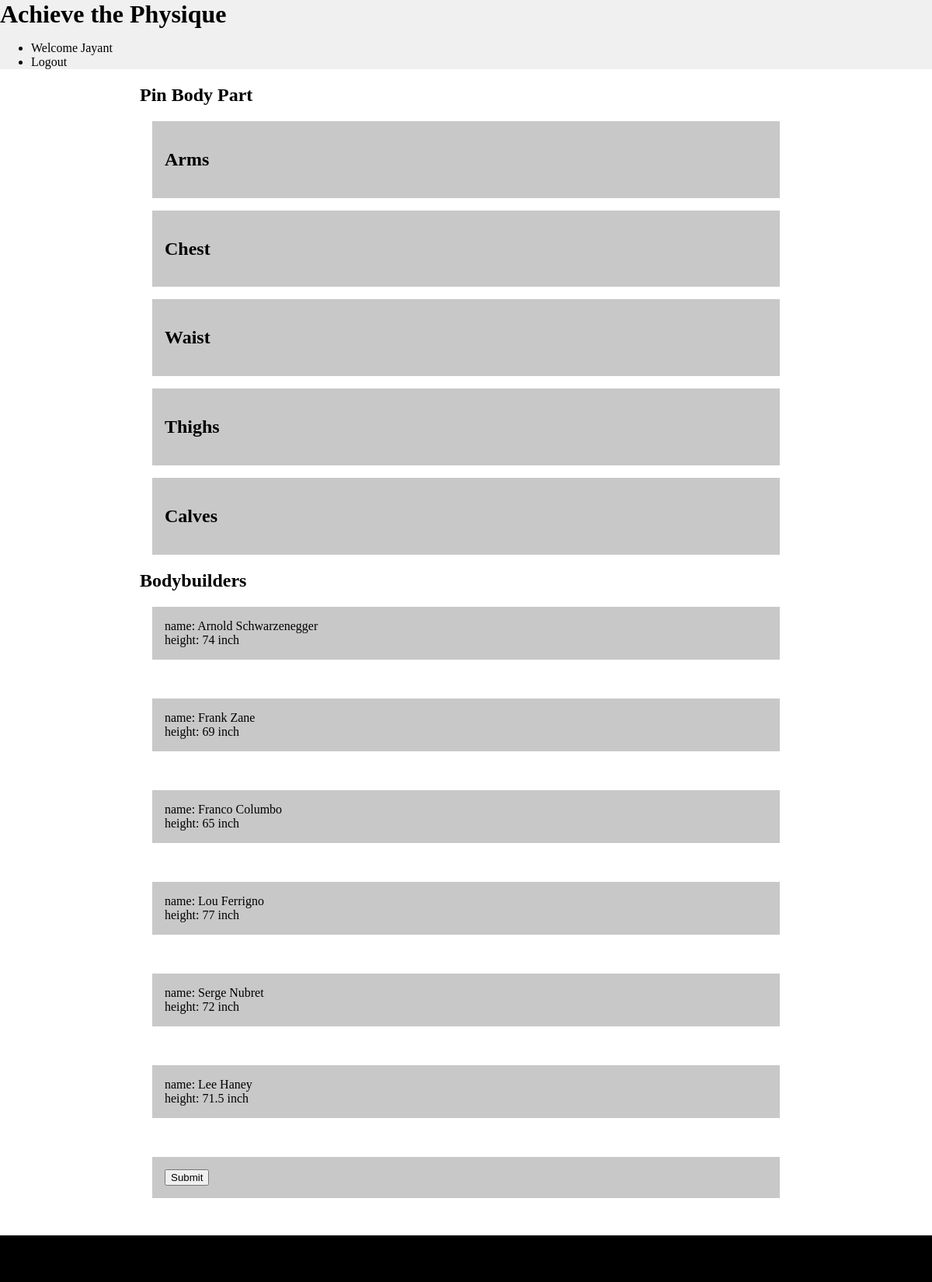
Page /pinBodyPart.php (signed in) on the committed database.
### tables this page shows
CREATE TABLE `bodybuilders` (
  `bodybuilderID` int(11) NOT NULL,
  `name` varchar(255) NOT NULL,
  `height` varchar(255) NOT NULL,
  `contestWeight` varchar(255) NOT NULL,
  `offseasonWeight` varchar(255) NOT NULL,
  `arms` varchar(255) NOT NULL,
  `chest` varchar(255) NOT NULL,
  `waist` varchar(255) NOT NULL,
  `thighs` varchar(255) NOT NULL,
  `calves` varchar(255) NOT NULL,
  `nameCode` varchar(255) DEFAULT NULL
);

### pinBodyPart.php (the view, shortened to what this page needs)
<?php
  require_once("includes/db_connection.php");
  $sql = "SELECT * FROM bodybuilders";
  $result = $connection->query($sql);
?>
<?php require ("includes/header.php");?>
          <form id="pinBodyPart" action="pinBodyPartForm.php" method="post">
    <div class="main-features">
      <h2>Pin Body Part</h2>
        <a href="#">
          <div class="site-feature">
            <div class="pin-muscle-group" id="arms">
              <h2>Arms</h2>
            </div>
          </div>
        </a>
        <a href="#">
          <div class="site-feature">
            <div class="pin-muscle-group" id="chest">
              <h2>Chest</h2>
            </div>
          </div>
        </a>
        <a href="#">
          <div class="site-feature">
            <div class="pin-muscle-group" id="waist">
              <h2>Waist</h2>
            </div>
          </div>
        </a>
        <a href="#">
          <div class="site-feature">
            <div class="pin-muscle-group" id="thighs">
              <h2>Thighs</h2>
            </div>
          </div>
        </a>
        <a href="#">
          <div class="site-feature">
            <div class="pin-muscle-group" id="calves">
              <h2>Calves</h2>
            </div>
          </div>
        </a>
      </div>
<div class="main-features">
  <h2>Bodybuilders</h2>
    <?php
      if ($result->num_rows > 0) {
        while($row = $result->fetch_assoc()) {
          echo "<a href=\"#\">";
          echo "
          		<div class=\"site-feature\">
              	<div class=\"bodybuilder\" id=\"". $row["name"] . "\">
              	";
          echo "name: " . $row["name"];
          echo "<br />";
          echo "height: " . $row["height"] . " inch";
          echo "</a>";
          echo "</div>";
          echo "</div>";
          echo "<br />";
        }
      }
    ?>
      <a href="#">
        <div class="site-feature">
            <input type="submit" id="submit" name="submit" value="Submit">
        </div>
      </a>
<?php require ("includes/footer.php");?>

### css/main.css (style rules this page uses)
body { margin: 0; padding: 0; }
a { color: inherit; text-decoration: none; }
.login-form>label,input { display: block; }
.site-feature { background-color: rgb(200, 200, 200); padding: 1rem; margin: 1rem; }

### rows in the picture
bodybuilders: name "Arnold Schwarzenegger", height "74"
bodybuilders: name "Frank Zane", height "69"
bodybuilders: name "Franco Columbo", height "65"
bodybuilders: name "Lou Ferrigno", height "77"
bodybuilders: name "Serge Nubret", height "72"
bodybuilders: name "Lee Haney", height "71.5"

### other values in the picture
$_SESSION['first-name'] "Jayant"
